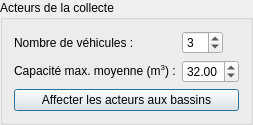
               <widget class="QGroupBox" name="groupBox_6">
                <property name="title">
                 <string>Acteurs de la collecte</string>
                </property>
                <layout class="QVBoxLayout" name="verticalLayout_17">
                 <item>
                  <layout class="QFormLayout" name="formLayout_5">
                   <item row="0" column="0">
                    <widget class="QLabel" name="label_5">
                     <property name="text">
                      <string>Nombre de véhicules :</string>
                     </property>
                    </widget>
                   </item>
                   <item row="0" column="1">
                    <widget class="QSpinBox" name="nbVehicules_spinBox">
                     <property name="sizePolicy">
                      <sizepolicy hsizetype="Fixed" vsizetype="Fixed">
                       <horstretch>0</horstretch>
                       <verstretch>0</verstretch>
                      </sizepolicy>
                     </property>
                     <property name="value">
                      <number>3</number>
                     </property>
                    </widget>
                   </item>
                   <item row="1" column="0">
                    <widget class="QLabel" name="label_6">
                     <property name="text">
                      <string>&lt;html&gt;&lt;head/&gt;&lt;body&gt;&lt;p&gt;Capacité max. moyenne (m&lt;span style=&quot; vertical-align:super;&quot;&gt;3&lt;/span&gt;) :&lt;/p&gt;&lt;/body&gt;&lt;/html&gt;</string>
                     </property>
                    </widget>
                   </item>
                   <item row="1" column="1">
                    <widget class="QDoubleSpinBox" name="capaMaxMoy_doubleSpinBox">
                     <property name="sizePolicy">
                      <sizepolicy hsizetype="Fixed" vsizetype="Fixed">
                       <horstretch>0</horstretch>
                       <verstretch>0</verstretch>
                      </sizepolicy>
                     </property>
                     <property name="value">
                      <double>32.000000000000000</double>
                     </property>
                    </widget>
                   </item>
                  </layout>
                 </item>
                 <item>
                  <widget class="QPushButton" name="pushButton_4">
                   <property name="text">
                    <string>Affecter les acteurs aux bassins</string>
                   </property>
                   <property name="default">
                    <bool>true</bool>
                   </property>
                  </widget>
                 </item>
                </layout>
               </widget>
